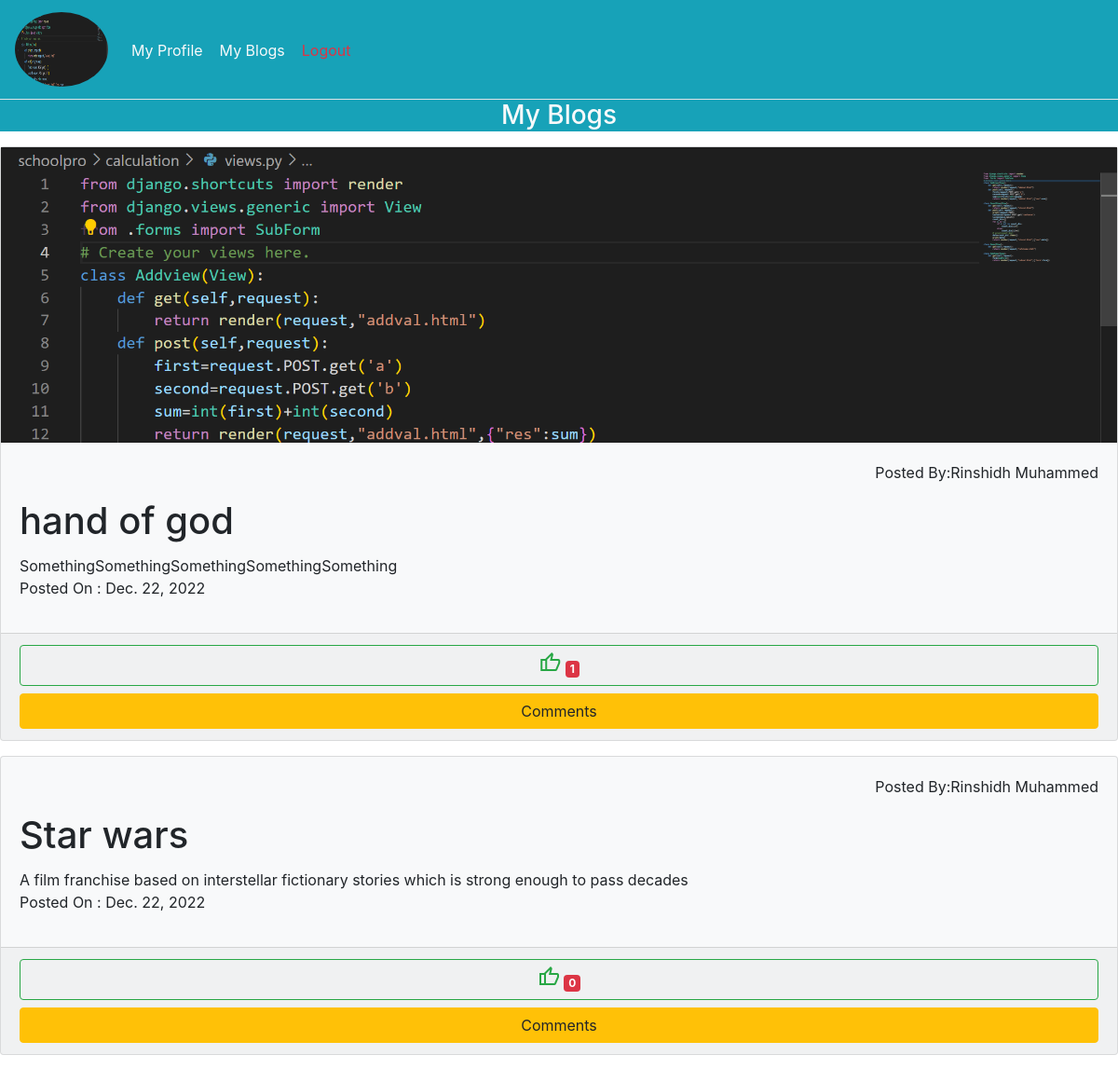
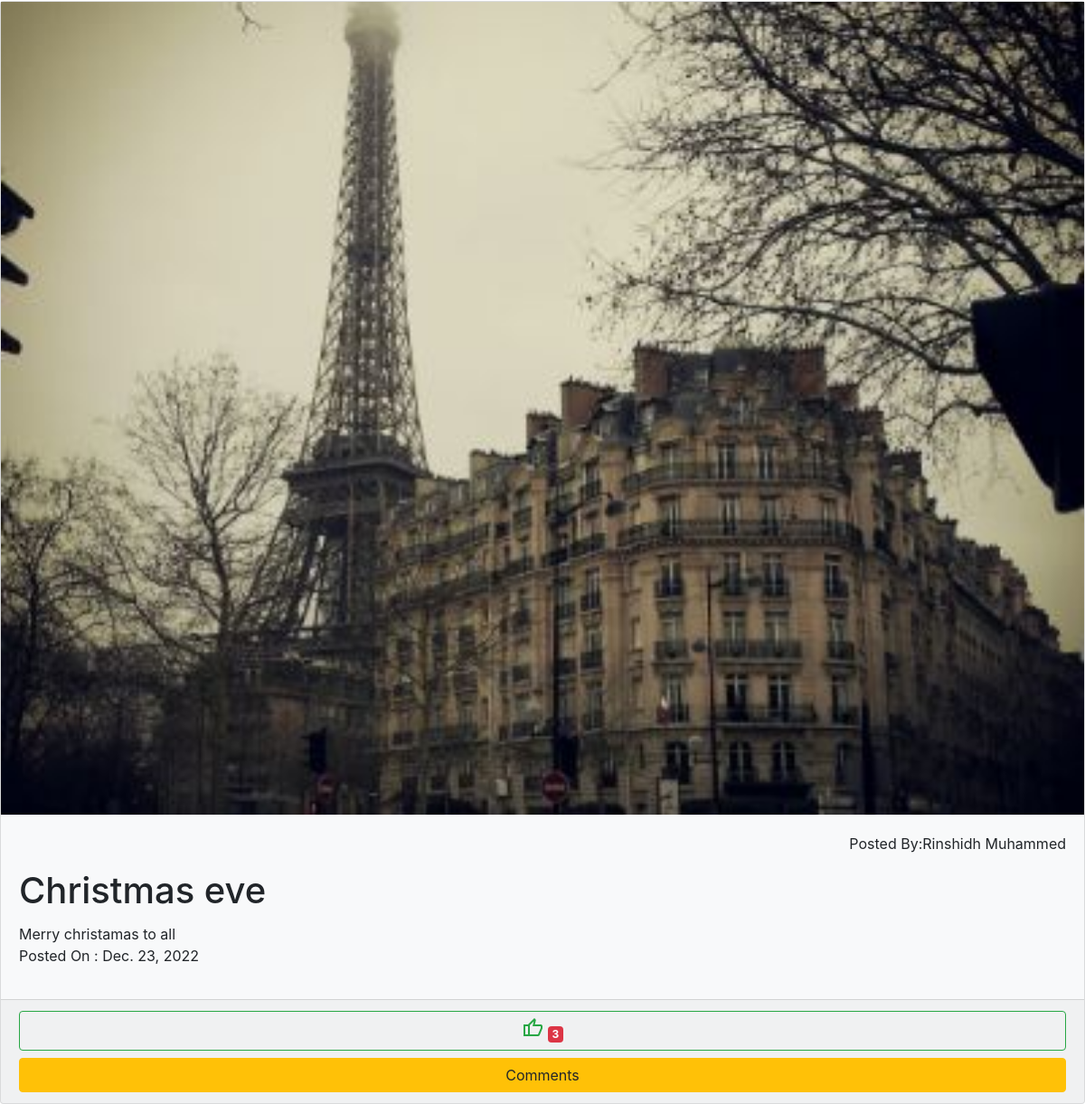
/user/blogs/ (signed in), run on the app's committed database (2 pictures, top to bottom).
### account/models.py (models this page shows)
class UserProfile(models.Model):
    popic=models.ImageField(upload_to='profile_pictures',null=True)
    options=(
        ('male','male'),
        ('female','female'),
        ('others','others')
    )
    gender=models.CharField(max_length=12,choices=options,default='male')
    phone=models.IntegerField()
    user=models.OneToOneField(User,on_delete=models.CASCADE,related_name='users')

### userapp/models.py (models this page shows)
class BlogModel(models.Model):
    title=models.CharField(max_length=100)
    content=models.TextField()
    image=models.ImageField(upload_to='blog_images',null=True,blank=True)
    date=models.DateField(null=True,auto_now_add=True)
    author=models.ForeignKey(User,on_delete=models.CASCADE,related_name='author')
    liked_by=models.ManyToManyField(User)
    @property
    def liked_count(self):
        liked_cnt=self.liked_by.all().count()
        return liked_cnt

### userapp/views.py (the view)
# urls.py: path('blogs/',MyBlogs.as_view(),name='blog'),
class MyBlogs(TemplateView):
    template_name="blogs.html"
    def get_context_data(self, **kwargs):
        context=super().get_context_data(**kwargs)
        blogs=BlogModel.objects.filter(author=self.request.user)
        context['data']=blogs
        context['cmnts']=Comments.objects.all()
        return context

### userapp/templates/blogs.html (shortened to what this page needs)
{%extends 'userhome.html'%}
{%block user%}
<h3 class="bg-info text-light text-center">My Blogs</h3>
<div>
    {%for i in data%}
      <div class="card mt-3 bg-light">
        {% if i.image %}
        <img src="{{i.image.url}}" alt="blog-image">
        {%endif%}
        <div class="card-body">
          <p class="text-right">Posted By:{{i.author.first_name}} {{i.author.last_name}}</p>
          <h1 class="card-title">{{i.title}}</h1>
          <div class="card-content">
            {{i.content}}
          </div>
          <p>Posted On : {{i.date}}</p>
        </div>
        <div class="card-footer">
          <a href="{%url 'add-like' i.id%}" class="btn btn-outline-success btn-block"><span class="material-symbols-outlined">
            </span>
            <span class="badge badge-danger">{{i.liked_count}}</span>
          </a>
          <button data-toggle="collapse" class="btn btn-warning btn-block" data-target="#demo{{i.id}}">Comments</button>
        </div>
      </div>
      {%endfor%}
</div>
{%endblock user%}

### userapp/templates/userhome.html (shortened to what this page needs)
<!doctype html>
<html lang="en">
<head>
  <link rel="stylesheet" href="https://stackpath.bootstrapcdn.com/bootstrap/4.3.1/css/bootstrap.min.css"
>
</head>
<body>
  <nav class="navbar navbar-expand-sm bg-info nav-tabs">
    <a class="navbar-brand" href="{%url 'uhome'%}">
      <img src="{{request.user.users.popic.url}}" style="width: 100px;height: 80px;" class="rounded-circle" alt="">
    </a>
    <ul class="navbar-nav">
      <li class="nav-item"><a href="{% url 'prof' %}" class="nav-link text-light">My Profile</a></li>
      <li class="nav-item"><a href="{%url 'blog'%}" class="nav-link text-light">My Blogs</a></li>
      <li class="nav-item"><a href="{% url 'logout' %}" class="nav-link text-danger">Logout</a></li>
    </ul>
  </nav>
  {%block user%}{%endblock user%}
</body>
</html>

### data on the page
BlogModel: image (picture), author.first_name "Rinshidh", author.last_name "Muhammed", title "hand of god", content "SomethingSomethingSomethingSomethingSomething", date "Dec. 22, 2022", liked_count "1"
BlogModel: author.first_name "Rinshidh", author.last_name "Muhammed", title "Star wars", content "A film franchise based on interstellar fictionary stories which is strong enough to pass decades", date "Dec. 22, 2022", liked_count "0"
BlogModel: image (picture), author.first_name "Rinshidh", author.last_name "Muhammed", title "Christmas eve", content "Merry christamas to all", date "Dec. 23, 2022", liked_count "3"
